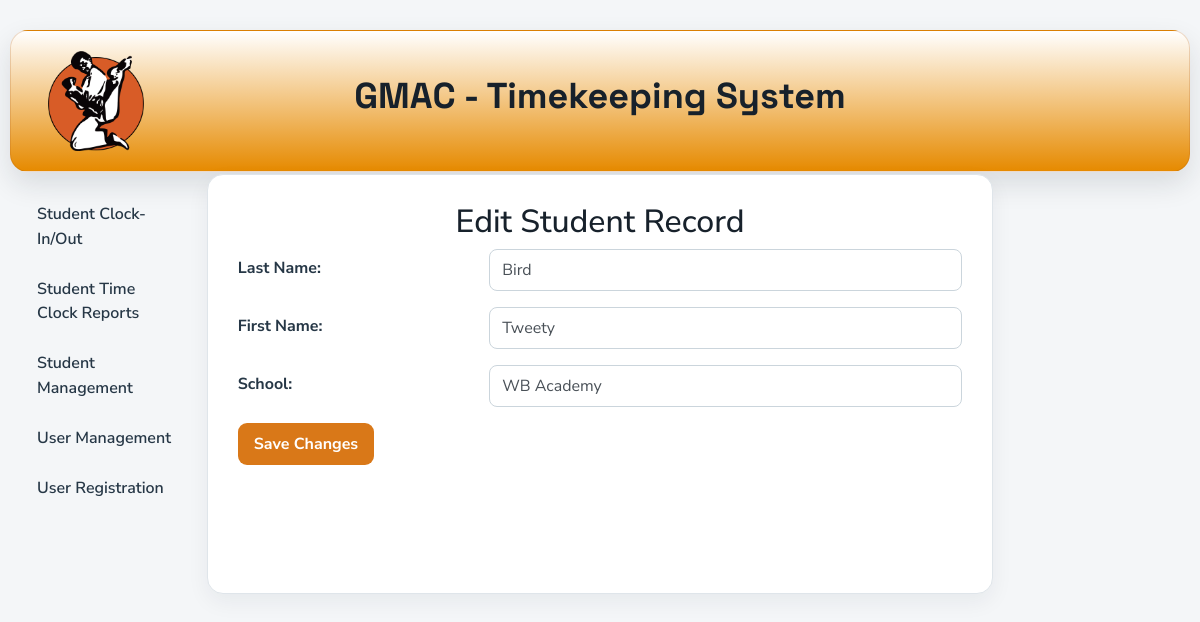
The page /View/Edit_Student.php?ID=5 (signed in) on the database its author committed.
### tables this page shows
CREATE TABLE `students` (
  `StudID` int(5) NOT NULL,
  `LastName` varchar(30) NOT NULL,
  `FirstName` varchar(25) NOT NULL,
  `School` varchar(30) NOT NULL
);

### Model/Student_db.php (called while the page is built, shortened)
<?php
class Student_DB {
    function Get_Student_By_ID($StudID) {
        $db = new Database();
        $conn = $db->getDBConn();
        $query = "SELECT * FROM students WHERE StudID = ?";
        $statement = mysqli_prepare($conn, $query);
        mysqli_stmt_bind_param($statement, "i", $StudID);
        mysqli_stmt_execute($statement);
        $result = mysqli_stmt_get_result($statement);
        $student = mysqli_fetch_assoc($result);
        return $student;
    }
}
?>

### Controller/Student_Controller.php (called while the page is built, shortened)
<?php
require_once __DIR__ . "/../Model/student_db.php";
require_once __DIR__ . "/../Model/Student.php";
class StudentController {
    private static function rowToStudent($row) {
        $student = new Student($row['FirstName'], $row['LastName'],
            $row['School'], $row['StudID']);
        return $student;
    }
    public static function getStudentByID($StudID) {
        $studentdb = new Student_DB();
        $row = $studentdb->Get_Student_By_ID($StudID);
        if ($row) {
            return self::rowToStudent($row);
        }
        return null;
    }
}
?>

### Model/Student.php (called while the page is built, shortened)
<?php
class Student {
    private $FirstName;
    private $LastName;
    private $School;
    public function __construct($FirstName, $LastName, $School, $StudID = null) {
        $this->FirstName = $FirstName;
        $this->LastName = $LastName;
        $this->School = $School;
    }
    public function getFirstName() { return $this->FirstName; }
    public function getLastName() { return $this->LastName; }
    public function getSchool() { return $this->School; }
}

### View/Edit_Student.php (the view, shortened to what this page needs)
<?php
require_once('../Controller/Student_Controller.php');
$ID = filter_input(INPUT_GET, 'ID', FILTER_VALIDATE_INT);
$student = $ID ? StudentController::getStudentByID($ID) : null;
?>
<!DOCTYPE html>
<html lang="en">
    <head>
        <link rel="stylesheet" href="https://stackpath.bootstrapcdn.com/bootstrap/4.1.0/css/bootstrap.min.css"
>
        <link rel="stylesheet" href="../Utility/style.css">
    </head>
    <body>
        <div class="container" style="margin-top: 30px">
            <header class="jumbotron text-center row"
                style="margin-bottom:2px; background: linear-gradient(white, #e68a00); padding:20px;">
                <div class="col-sm-2">
                    <img class="img-fluid float-left" style="width:100px; height:100px;" src="../GMAC Logo.png" alt="Logo">
                </div>
                <div class="col-sm-8">
                    <h1 class="font-bold" style="text-align:center";>GMAC - Timekeeping System</h1>
                </div>
            </header>
            <div class="row" style="padding-left: 0px;">
                <nav class="col-sm-2">
                    <ul class="nav nav-pills flex-column">
                        <?php include('../controller/nav.php'); ?>
                    </ul>
                </nav>
                <div class="col-sm-8">
                    <h2 class="h2 text-center">Edit Student Record</h2>
                    <?php if (!$ID || !$student): ?>
                        <p class="text-center text-danger">This page has been accessed in error.</p>
                    <?php else: ?>
                        <form action="Edit_Student.php" method="post" name="editform" id="editform">
                            <div class="form-group row">
                                <label for="LastName" class="col-sm-4 col-form-label">Last Name:</label>
                                <div class="col-sm-8">
                                    <input type="text" class="form-control" id="LastName" name="LastName"
                                        placeholder="Last Name" maxlength="30" required
                                        value="<?php echo htmlspecialchars($student->getLastName(), ENT_QUOTES, 'UTF-8'); ?>">
                                </div>
                            </div>
                            <div class="form-group row">
                                <label for="FirstName" class="col-sm-4 col-form-label">First Name:</label>
                                <div class="col-sm-8">
                                    <input type="text" class="form-control" id="FirstName" name="FirstName"
                                        placeholder="First Name" maxlength="30" required
                                        value="<?php echo htmlspecialchars($student->getFirstName(), ENT_QUOTES, 'UTF-8'); ?>">
                                </div>
                            </div>
                            <div class="form-group row">
                                <label for="School" class="col-sm-4 col-form-label">School:</label>
                                <div class="col-sm-8">
                                    <input type="text" class="form-control" id="School" name="School"
                                        placeholder="School" maxlength="30" required
                                        value="<?php echo htmlspecialchars($student->getSchool(), ENT_QUOTES, 'UTF-8'); ?>">
                                </div>
                            </div>
                            <div class="form-group row">
                                <div class="col-sm-8">
                                    <input id="submit" class="btn btn-primary" type="submit" name="submit" value="Save Changes">
                                </div>
                            </div>
                        </form>
                    <?php endif; ?>
                </div>
            </div>
        </div>
    </body>
</html>

### Utility/style.css (style rules this page uses)
:root { --ink: #17212b; --muted: #65717d; --paper: #ffffff; --canvas: #f4f6f8; --line: #dfe5ea; --orange: #d97818; --orange-dark: #ad5710; --navy: #263746; --success: #2f8064; --danger: #bb4b47; }
*, *::before, *::after { box-sizing: border-box; }
body { margin: 0; background: var(--canvas); color: var(--ink); font-family: "Nunito Sans", "Segoe UI", sans-serif; font-size: 16px; line-height: 1.55; }
.container { max-width: 1180px; padding-bottom: 36px; }
header.jumbotron { border: 1px solid rgba(173, 87, 16, 0.22); border-radius: 18px; box-shadow: 0 12px 28px rgba(23, 33, 43, 0.12); overflow: hidden; }
header.jumbotron h1 { margin: 24px 0; color: var(--ink); font-family: "Space Grotesk", "Segoe UI", sans-serif; font-size: clamp(1.7rem, 3vw, 2.5rem); font-weight: 700; letter-spacing: 0; }
header.jumbotron img { border-radius: 12px; object-fit: contain; }
.row > nav.col-sm-2, .row > aside.col-sm-2 { padding-top: 18px; }
.container > div.row > .col-sm-8 { min-height: 420px; padding: 28px 30px 34px; background: var(--paper); border: 1px solid var(--line); border-radius: 16px; box-shadow: 0 8px 22px rgba(23, 33, 43, 0.06); }
h2, h3 { color: var(--ink); font-family: "Space Grotesk", "Segoe UI", sans-serif; font-weight: 700; letter-spacing: 0; }
h2 { margin-bottom: 20px; }
.btn { border: 0; border-radius: 9px; font-weight: 700; letter-spacing: 0; padding: 9px 16px; transition: background-color 160ms ease, box-shadow 160ms ease, transform 160ms ease; }
.btn-primary { background: var(--orange); color: #fff; }
form { margin-bottom: 18px; }
label { color: var(--navy); font-weight: 700; }
input.form-control, input[type="date"], input[type="number"], input[type="text"], input[type="email"], input[type="password"] { border: 1px solid #cbd5dc; border-radius: 8px; min-height: 42px; }

### rows shown on the page
students: LastName "Bird", FirstName "Tweety", School "WB Academy"
